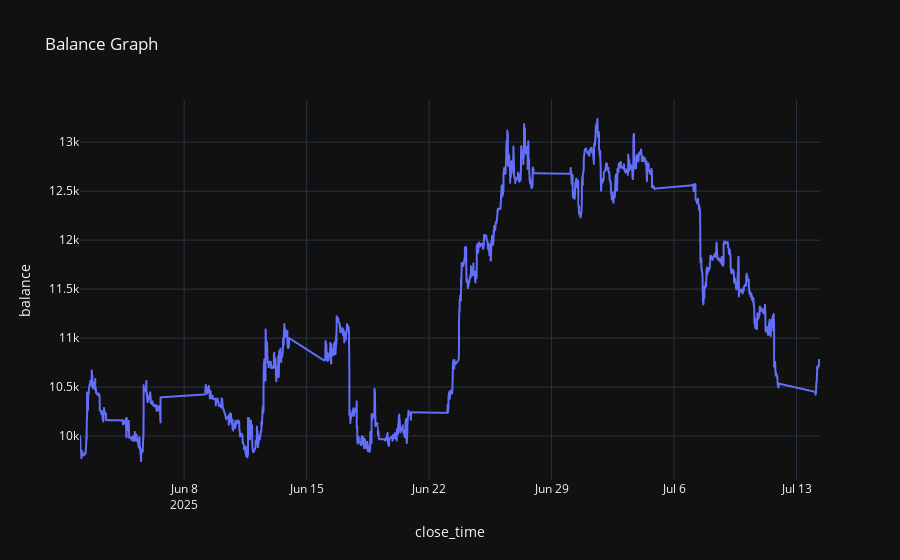

Source (notebook cell):
### Code cell
mm = bt.plot_balance()
display(mm)

### Figure 1 — Plotly figure (JSON) as saved in the notebook; plotly's stock layout.template omitted (floating-point values rounded to 4 significant figures; data arrays with more than 128 entries replaced by an {"elided": "..."} marker saying what was removed)
{"data": [{"hovertemplate": "close_time=%{x}<br>balance=%{y}<extra></extra>", "legendgroup": "", "line": {"color": "#636efa", "dash": "solid"}, "marker": {"symbol": "circle"}, "mode": "lines", "name": "", "showlegend": false, "type": "scattergl", "x": {"elided": "3000 str values"}, "xaxis": "x", "y": {"elided": "3000 int values"}, "yaxis": "y"}], "layout": {"legend": {"tracegroupgap": 0}, "title": {"text": "Balance Graph"}, "xaxis": {"anchor": "y", "domain": [0, 1], "title": {"text": "close_time"}}, "yaxis": {"anchor": "x", "domain": [0, 1], "title": {"text": "balance"}}}}
